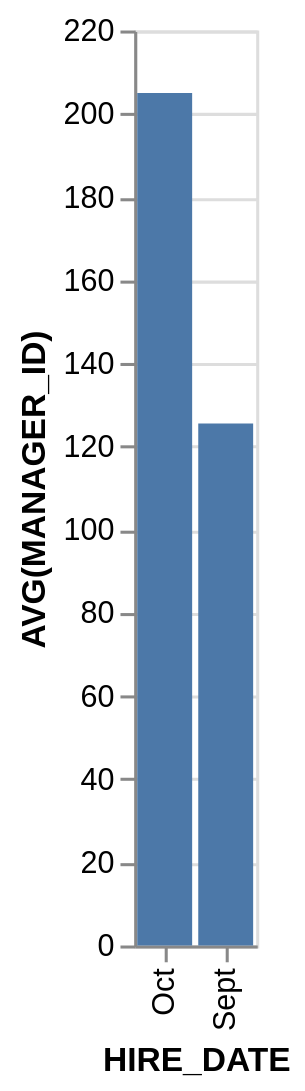

Here is the Vega-Lite specification saved for this chart:
### Vega-Lite specification from a JSON file in a GitHub repository (floating-point values rounded to 4 significant figures)
{"data": {"values": [{"x_data": "Oct", "y_data": 205}, {"x_data": "Sept", "y_data": 125.5}]}, "mark": "bar", "encoding": {"x": {"field": "x_data", "type": "nominal", "title": "HIRE_DATE", "sort": {"op": "sum", "field": "y_data", "order": "descending"}}, "y": {"field": "y_data", "type": "quantitative", "title": "AVG(MANAGER_ID)"}}}
